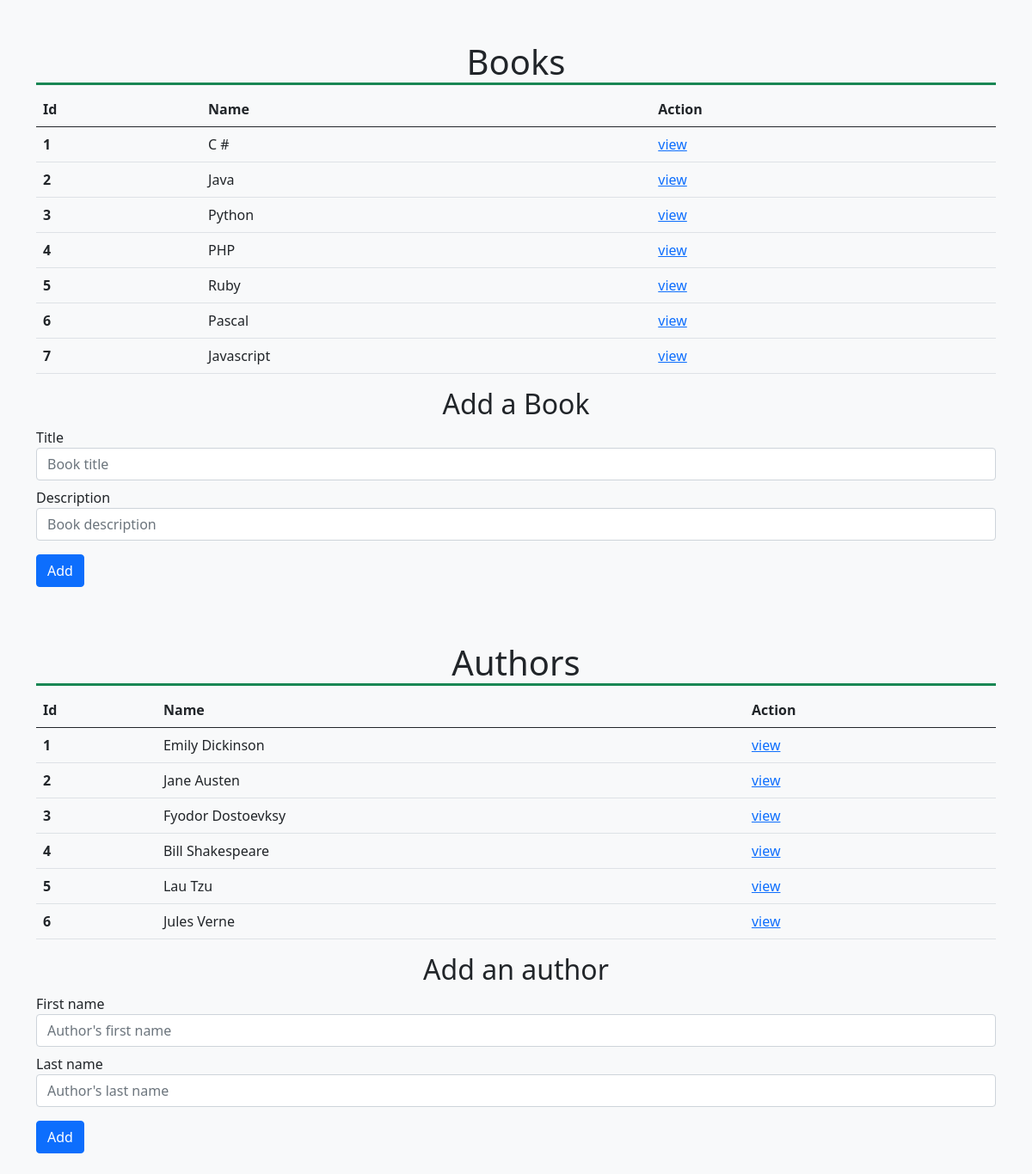
The page /books/ on the database its author committed.
### books_authors_app/models.py (models this page shows, shortened)
class Books(models.Model):
  title = models.CharField(max_length=45)
  desc = models.CharField(max_length=255)
  created_at = models.DateTimeField(auto_now_add=True)
  updated_at = models.DateTimeField(auto_now=True)

class Authors(models.Model):
  first_name = models.CharField(max_length=45)
  last_name = models.CharField(max_length=45)
  notes = models.CharField(max_length=45, null=True)
  books = ManyToManyField(Books, related_name='authors')
  created_at = models.DateTimeField(auto_now_add=True)
  updated_at = models.DateTimeField(auto_now=True)

### books_authors_app/views.py (the view)
# urls.py: path('', views.index),
def index(request):
  book = Books.objects.all()
  author = Authors.objects.all()
  context = {
      'books' : book,
      'authors': author
  }
  return render(request, 'books.html', context)

### books_authors_app/templates/books.html (shortened to what this page needs)
<!DOCTYPE html>
<html lang="en">
  <head>
    <link href="https://cdn.jsdelivr.net/npm/bootstrap@5.1.0/dist/css/bootstrap.min.css" rel="stylesheet">
    {% load static %}
    <link rel="stylesheet" href="{% static '/style.css' %}">
  </head>
  <body id='body' class="bg-light">
    <div class="container text-dark">
      <h1 class=" text-center mt-5 border-bottom border-success border-3">Books</h1>
      <table class="table text-dark">
        <thead>
          <tr>
            <th scope="col">Id</th>
            <th scope="col">Name</th>
            <th scope="col">Action</th>
          </tr>
        </thead>
        <tbody>
          {%for book in books%}
          <tr>
            <th scope="row">{{book.id}}</th>
            <td>{{book.title}}</td>
            <td><a href="/books/book/{{book.id}}">view</a>
          </tr>
          {%endfor%}
        </tbody>
      </table>
      <h2 class="text-center">Add a Book</h2>
      <form action='/books/createbook' method="post">
        <div class="form-group my-2">
          <label for="exampleInputEmail1">Title</label>
          <input type="text" class="form-control" name="tit" aria-describedby="emailHelp" placeholder="Book title" required>
        </div>
        <div class="form-group my-2">
          <label for="exampleInputEmail1">Description</label>
          <input type="text" class="form-control" name="des" aria-describedby="emailHelp" placeholder="Book description" required>
        <button type="submit" class="btn btn-primary my-3">Add</button>
      </form>
      <h1 class=" text-center mt-5 border-bottom border-success border-3">Authors</h1>
      <table class="table text-dark">
        <thead>
          <tr>
            <th scope="col">Id</th>
            <th scope="col">Name</th>
            <th scope="col">Action</th>
          </tr>
        </thead>
        <tbody>
          {%for author in authors%}
          <tr>
            <th scope="row">{{author.id}}</th>
            <td>{{author.first_name}} {{author.last_name}}</td>
            <td><a href="/books/author/{{author.id}}">view</a>
          </tr>
          {%endfor%}
        </tbody>
      </table>
      <h2 class="text-center">Add an author</h2>
      <form action='/books/addauthor' method="post">
        <div class="form-group my-2">
          <label for="exampleInputEmail1">First name</label>
          <input type="text" class="form-control" name="firstname" aria-describedby="emailHelp" placeholder="Author's first name" required>
        </div>
        <div class="form-group my-2">
          <label for="exampleInputEmail1">Last name</label>
          <input type="text" class="form-control" name="lastname" aria-describedby="emailHelp" placeholder="Author's last name" required>
        <button type="submit" class="btn btn-primary my-3">Add</button>
      </form>
    </div>
  </body>
</html>

### books_authors_app/static/style.css (style rules this page uses)
body { background-image: url('https://ak.picdn.net/shutterstock/videos/3898370/thumb/1.jpg'); background-size: contain; }

### rows shown on the page
Books: id "1", title "C #"
Books: id "2", title "Java"
Books: id "3", title "Python"
Books: id "4", title "PHP"
Books: id "5", title "Ruby"
Books: id "6", title "Pascal"
Books: id "7", title "Javascript"
Authors: id "1", first_name "Emily", last_name "Dickinson"
Authors: id "2", first_name "Jane", last_name "Austen"
Authors: id "3", first_name "Fyodor", last_name "Dostoevksy"
Authors: id "4", first_name "Bill", last_name "Shakespeare"
Authors: id "5", first_name "Lau", last_name "Tzu"
Authors: id "6", first_name "Jules", last_name "Verne"
